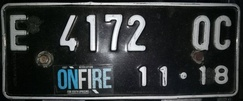
#> input picture 17 Hanif Aji Prasetyo/UTS_Hanif/plats/#1.jpg, 243 x 101 px, shrunk from 1231 x 511 before the run; the run also reads 2 pictures not shown here
$ jupyter execute 2141720090_Hanif_UTS_Jawaban.ipynb
#> lines starting #> are read from the running program, lines starting #| are printed output that depends on the picture; after the words box and inside, x2 and y2 are one past the last pixel; in counts of white or black regions, pixels touching at a corner belong together
## HANIF AJI PRASETYO
## 2141720090 / 17

# PENYELESAIAN

[cell 1]
# INSTALL & IMPORT LIBRARIES
import numpy as np
import cv2
import matplotlib.pyplot as plt

[cell 2]
# # BACA 5 CITRA PLAT
# plats = ['/content/drive/MyDrive/Colab Notebooks/#1.jpg','/content/drive/MyDrive/Colab Notebooks/#2.jpg',
#          '/content/drive/MyDrive/Colab Notebooks/#3.jpg','/content/drive/MyDrive/Colab Notebooks/#4.jpg','/content/drive/MyDrive/Colab Notebooks/#5.jpg']
plats = ['plats/#1.jpg', 'plats/#2.jpg', 'plats/#3.jpg', 'plats/#4.jpg', 'plats/#5.jpg']

plt.figure(figsize=(15, 5))
# Mengambil dan menampilkan 5 citra plat
for i in range(5):
    image = cv2.imread(plats[i])
#> image is the input picture: shape (101, 243, 3); mean B, G, R 57.7, 57.2, 53.7
    image_rgb = cv2.cvtColor(image, cv2.COLOR_BGR2RGB)

    plt.subplot(1, 5, i + 1)
    plt.imshow(image_rgb)
    plt.title(f'Plat {i+1}')
    plt.axis('off')
#> pass 2 of the loop `for i in range(5):`:
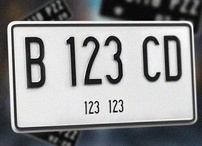
#> input picture 17 Hanif Aji Prasetyo/UTS_Hanif/plats/#2.jpg, 202 x 146 px, shrunk from 1023 x 738 before the run
#> image is the input picture: shape (146, 202, 3); mean B, G, R 146, 145.1, 144.3
#> image_rgb: shape (146, 202, 3)
#> pass 3 of the loop `for i in range(5):`:
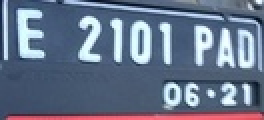
#> input picture 17 Hanif Aji Prasetyo/UTS_Hanif/plats/#3.jpg, 132 x 60 px, shrunk from 670 x 303 before the run (shown 2 times larger)
#> image is the input picture: shape (60, 132, 3); mean B, G, R 139.2, 116.6, 104
#> image_rgb: shape (60, 132, 3)
#> the loop made 5 passes; the first 3 are shown
plt.show()
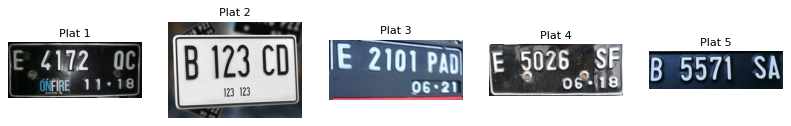
#> figure drawn by matplotlib, 5 panels

[cell 3]
# Fungsi untuk plot piksel
def plot_pixels(data, title, colors=None, N=10000):
    if colors is None:
        colors = data

    # choose a random subset
    rng = np.random.RandomState(0)
    i = rng.permutation(data.shape[0])[:N]
    colors = colors[i]
    R, G, B = data[i].T

    fig, ax = plt.subplots(1, 2, figsize=(8, 4))
    ax[0].scatter(R, G, color=colors, marker='.')
    ax[0].set(xlabel='Red', ylabel='Green', xlim=(0, 1), ylim=(0, 1))

    ax[1].scatter(R, B, color=colors, marker='.')
    ax[1].set(xlabel='Red', ylabel='Blue', xlim=(0, 1), ylim=(0, 1))

    fig.suptitle(title, size=14)

[cell 4]
# Plot piksel plat 1
plat1 = cv2.imread(plats[0])
h1, w1, ch1= plat1.shape
#> h1 = 101; w1 = 243; ch1 = 3
data1 = plat1 / 255.0
data1 = data1.reshape(h1 * w1, ch1)
plot_pixels(data1, title='Plat 1')
#> in plot_pixels, `R, G, B = data[i].T`: R = 10000 values, max 1 at index 789, min 0 at index 248, mean 0.226; G = 10000 values, max 1 at index 2363, min 0 at index 1148, mean 0.224; B = 10000 values, max 0.996 at index 1243, min 0 at index 72, mean 0.21

# Plot piksel plat 2
plat2 = cv2.imread(plats[1])
h2, w2, ch2= plat2.shape
#> h2 = 146; w2 = 202; ch2 = 3
data2 = plat2 / 255.0
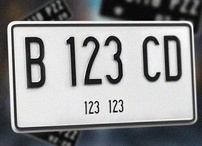
#> data2: shape (146, 202, 3) float64; mean B, G, R 0.573, 0.569, 0.566
data2 = data2.reshape(h2 * w2, ch2)
plot_pixels(data2, title='Plat 2')

# Plot piksel plat 3
plat3 = cv2.imread(plats[2])
h3, w3, ch3= plat3.shape
#> h3 = 60; w3 = 132; ch3 = 3
data3 = plat3 / 255.0
data3 = data3.reshape(h3 * w3, ch3)
plot_pixels(data3, title='Plat 3')

# Plot piksel plat 4
plat4 = cv2.imread(plats[3])
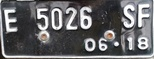
#> input picture 17 Hanif Aji Prasetyo/UTS_Hanif/plats/#4.jpg, 154 x 59 px, shrunk from 778 x 300 before the run
#> plat4 is the input picture: shape (59, 154, 3); mean B, G, R 104.2, 102.2, 102.4
h4, w4, ch4= plat4.shape
#> h4 = 59; w4 = 154; ch4 = 3
data4 = plat4 / 255.0
data4 = data4.reshape(h4 * w4, ch4)
plot_pixels(data4, title='Plat 4')

# Plot piksel plat 5
plat5 = cv2.imread(plats[4])
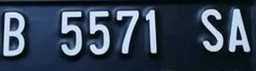
#> input picture 17 Hanif Aji Prasetyo/UTS_Hanif/plats/#5.jpg, 256 x 71 px, shrunk from 1297 x 359 before the run
#> plat5 is the input picture: shape (71, 256, 3); mean B, G, R 83.7, 66.2, 51.8
h5, w5, ch5= plat5.shape
#> h5 = 71; w5 = 256; ch5 = 3
data5 = plat5 / 255.0
data5 = data5.reshape(h5 * w5, ch5)
plot_pixels(data5, title='Plat 5')
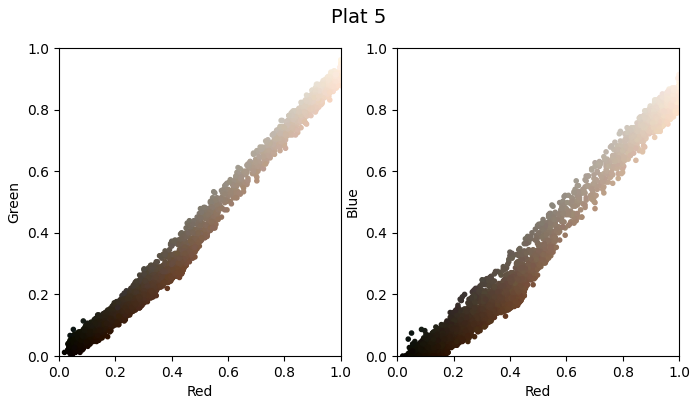
#> figure drawn by matplotlib, 2 panels

[cell 5]
# SEGMENTASI PADA CITRA DENGAN K-MEANS

# Fungsi untuk melakukan segmentasi citra dengan K-Means
def segmentasi_kmeans(image, k):
    # Konversi citra ke color space yang sesuai (misalnya, HSV)
    hsv_image = cv2.cvtColor(image, cv2.COLOR_BGR2HSV)

    # Reshape citra ke format vektor dan mengubahnya menjadi np.float32
    pixels = hsv_image.reshape((-1, 3))
    pixels = np.float32(pixels)

    # Mengeksekusi K-Means
    criteria = (cv2.TERM_CRITERIA_EPS + cv2.TERM_CRITERIA_MAX_ITER, 100, 0.2)
    _, labels, cluster_centers = cv2.kmeans(pixels, k, None, criteria, 10, cv2.KMEANS_RANDOM_CENTERS)

    # Mengkonversi cluster_centers ke format integer
    cluster_centers = np.uint8(cluster_centers)

    # Mengganti warna setiap piksel sesuai dengan kluster
    segmented_image = cluster_centers[labels.flatten()]

    # Mengembalikan citra yang sudah direshape
    segmented_image = segmented_image.reshape(image.shape)

    return segmented_image

# Fungsi untuk mengonversi citra menjadi citra biner
def convert_to_binary(image):
    gray = cv2.cvtColor(image, cv2.COLOR_BGR2GRAY)
    _, binary = cv2.threshold(gray, 128, 255, cv2.THRESH_BINARY)
    return binary

[cell 6]
# Memuat 5 citra plat nomor
plat1 = cv2.imread(plats[0])
plat2 = cv2.imread(plats[1])
plat3 = cv2.imread(plats[2])
plat4 = cv2.imread(plats[3])
plat5 = cv2.imread(plats[4])

# Menentukan jumlah karakter pada plat nomor (jumlah kluster)
jumlah_karakter = 3

# Membuat list untuk citra-citra yang akan diolah
plat_list = [plat1, plat2, plat3, plat4, plat5]

# Membuat figure untuk menampilkan citra
plt.figure(figsize=(16, 12))

# Segmentasi citra plat dengan K-Means
for i, plat in enumerate(plat_list, start=1):
    # Segmentasi plat dengan K-Means
    plat_segmentasi = segmentasi_kmeans(plat, jumlah_karakter)

    # Menampilkan plat sebelum dan sesudah segmentasi
    plt.subplot(5, 2, i*2-1)
    plt.title(f"Plat {i} Sebelum Segmentasi")
    plt.imshow(cv2.cvtColor(plat, cv2.COLOR_BGR2RGB))
    plt.axis('off')

    plt.subplot(5, 2, i*2)
    plt.title(f"Plat {i} Sesudah Segmentasi")
    plt.imshow(cv2.cvtColor(plat_segmentasi, cv2.COLOR_BGR2RGB))
    plt.axis('off')
#> this loop made 5 passes
#> cluster_centers in segmentasi_kmeans on passes 1 to 5: [[91, 14, 161], [82, 36, 35], [70, 124, 15]], [[119, 3, 219], [73, 34, 55], [11, 1, 223]], [[175, 143, 222], [100, 44, 233], [109, 98, 115]], [[122, 19, 69], [12, 20, 60], [96, 7, 204]], [[106, 140, 66], [106, 41, 223], [102, 202, 28]]
#> pass 1, in segmentasi_kmeans, `segmented_image = segmented_image.reshape(image.shape)`:
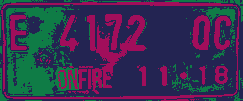
#> segmented_image: shape (101, 243, 3); mean B, G, R 81.6, 48.3, 58.6
#> after the loop:
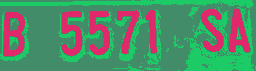
#> plat_segmentasi: shape (71, 256, 3); mean B, G, R 104.9, 139.3, 83.4

plt.subplots_adjust(wspace=0.01)
plt.tight_layout()
plt.show()

### Dalam studi kasus plat nomor, beberapa metrik evaluasi yang umum digunakan termasuk IoU (Intersection over Union), F1 Score, dan lainnya, juga dapat dilakukan evaluasi visual dengan memeriksa apakah hasil segmentasi sesuai dengan harapan.

## Berikut ini contoh cara melakukan evaluasi segmentasi pada kasus yang telah disediakan (dengan menggunakan IoU):

[cell 7]
# Evaluasi hasil segmentasi dengan IoU(Intersection over Union)

# Fungsi untuk menghitung Intersection over Union (IoU)
def calculate_iou(ground_truth, predicted):
    intersection = np.logical_and(ground_truth, predicted)
    union = np.logical_or(ground_truth, predicted)
    iou = np.sum(intersection) / np.sum(union)
    return iou

# Membuat list untuk menyimpan IoU
iou_scores = []

# Membuat figure untuk menampilkan hasil evaluasi
plt.figure(figsize=(12, 6))

for i in range(len(plats)):
    # Memuat citra plat nomor asli dan ground truth
    citra_asli = cv2.imread(plats[i])
    citra_ground_truth = cv2.imread(plats[i], cv2.IMREAD_GRAYSCALE)
#> citra_ground_truth: shape (101, 243); min 0, max 255, mean 56.2

    # Segmentasi citra dengan K-Means
    citra_segmentasi = segmentasi_kmeans(citra_asli, jumlah_karakter)

   # Mengonversi citra hasil segmentasi menjadi citra grayscale
    citra_segmentasi_grayscale = cv2.cvtColor(citra_segmentasi, cv2.COLOR_BGR2GRAY)
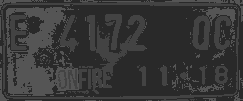
#> citra_segmentasi_grayscale: shape (101, 243); min 41, max 85, mean 55.1

    # Menghitung IoU dan menambahkannya ke list IoU
    iou = calculate_iou(citra_ground_truth, citra_segmentasi_grayscale)
#> in calculate_iou, `intersection = np.logical_and(ground_truth, predicted)`:
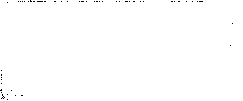
#> intersection: shape (101, 243) bool; 99.7% white; black in thin lines or dots
#> in calculate_iou, `union = np.logical_or(ground_truth, predicted)`: union: shape (101, 243) bool; every value is 1
#> in calculate_iou, `iou = np.sum(intersection) / np.sum(union)`: iou = 0.997
    iou_scores.append(iou)

    # Menampilkan citra asli, citra ground truth, dan citra hasil segmentasi
    plt.subplot(5, 3, i*3+1)
    plt.title(f"Citra {i + 1} Asli")
    plt.imshow(cv2.cvtColor(citra_asli, cv2.COLOR_BGR2RGB))
    plt.axis('off')

    plt.subplot(5, 3, i*3+2)
    plt.title(f"Ground Truth {i+1}")
    plt.imshow(citra_ground_truth, cmap='gray')
    plt.axis('off')

    plt.subplot(5, 3, i*3+3)
    plt.title(f"Citra Hasil Segmentasi (IoU: {iou:.2f})")
    plt.imshow(citra_segmentasi_grayscale, cmap='gray')
    plt.axis('off')
#> pass 2 of the loop `for i in range(len(plats)):`:
#> citra_ground_truth: shape (146, 202)
#> segmented_image: shape (146, 202, 3)
#> `citra_segmentasi_grayscale = cv2.cvtColor(citra_segmentasi, cv2.COLOR_..`:
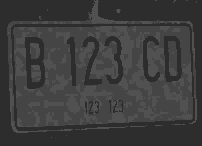
#> citra_segmentasi_grayscale: shape (146, 202); min 45, max 81, mean 60.9
#> in calculate_iou (call 2), `intersection = np.logical_and(ground_truth, predicted)`:
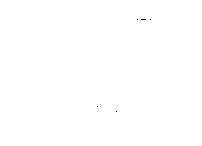
#> intersection: shape (146, 202) bool; 100% white; black in thin lines or dots, all inside (x1, y1, x2, y2) = (97, 19, 151, 112)
#> union: shape (146, 202) bool; every value is 1
#> iou = 1
#> pass 3 of the loop `for i in range(len(plats)):`:
#> citra_ground_truth: shape (60, 132)
#> hsv_image: shape (60, 132, 3); mean H, S, V 109.9, 88.7, 144
#> segmented_image: shape (60, 132, 3)
#> `citra_segmentasi_grayscale = cv2.cvtColor(citra_segmentasi, cv2.COLOR_..`:
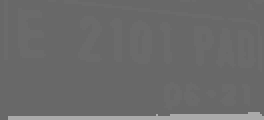
#> citra_segmentasi_grayscale: shape (60, 132) (shown 2 times larger); min 104, max 170, mean 107.2
#> intersection: shape (60, 132) bool; every value is 1
#> the loop made 5 passes; the first 3 are shown

# Mengatur ruang antara baris
plt.subplots_adjust(hspace=0.3)

plt.tight_layout()
plt.show()
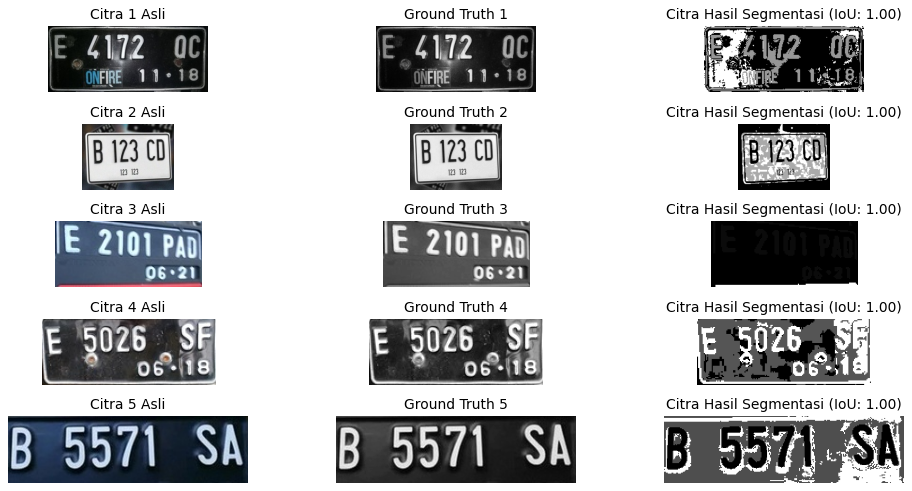
#> figure drawn by matplotlib, 15 panels

# Menampilkan hasil evaluasi IoU
for i, iou in enumerate(iou_scores, start=1):
    print(f"IoU Citra {i}: {iou:.2f}")
